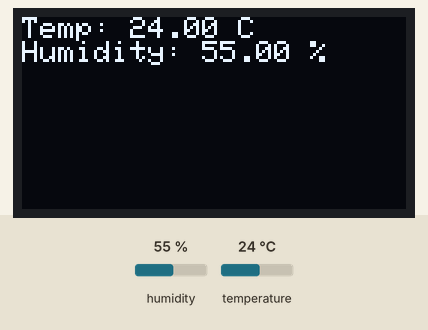
Recording of a sketch running on a simulated Arduino Uno, built with avr-gcc and run on an emulated ATmega328P. Parts: 128×64 one-colour display. The test bench sets the inputs (shaded band); at power-on: humidity 55 %, temperature 24 °C.

Above: at 2.9 s.
3.0 s: humidity set to 22 %
At 5.2 s:
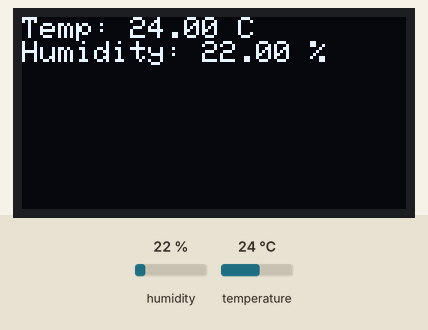
5.8 s: temperature set to 12 °C
At 6.7 s:
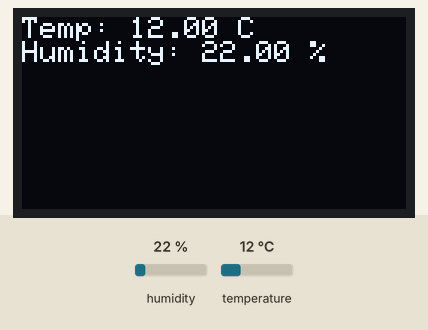
8.6 s: humidity set to 40 %
At 11.0 s:
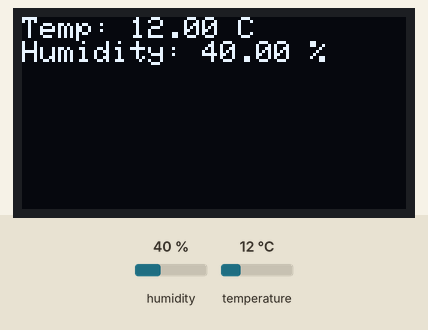
11.8 s: temperature set to 19 °C
Timing chart, 0 to 14.8 s (numbered marks = the images above; inputs shaded):
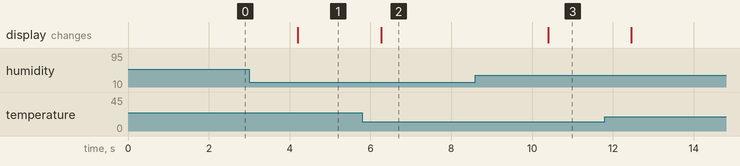

The sketch:

lab7-1.ino
```cpp
#include <DHT.h>
#include <Wire.h>
#include <Adafruit_GFX.h>
#include <Adafruit_SSD1306.h>

#define SCREEN_WIDTH 128  // OLED display width, in pixels
#define SCREEN_HEIGHT 64  // OLED display height, in pixels

// Declaration for an SSD1306 display connected to I2C (SDA, SCL pins)
#define OLED_RESET -1  // Reset pin # (or -1 if sharing Arduino reset pin)

Adafruit_SSD1306 display(SCREEN_WIDTH, SCREEN_HEIGHT, &Wire, OLED_RESET);

#define DHT_PIN 4

DHT dht(DHT_PIN, DHT22);

void setup() {
  Serial.begin(115200);

  if (!display.begin(SSD1306_SWITCHCAPVCC, 0x3C)) {
    Serial.println(F("SSD1306 allocation failed"));
    while (true) {
    }
  }

  display.clearDisplay();
  dht.begin();
}

void loop() {
  float temperature = dht.readTemperature();
  float humidity = dht.readHumidity();
  display.clearDisplay();
  display.setTextSize(1);
  display.setTextColor(WHITE);
  display.setCursor(0, 0);
  display.print("Temp: ");
  display.print(temperature);
  display.println(" C");
  display.print("Humidity: ");
  display.print(humidity);
  display.println(" %");
  display.display();

  delay(1000);
}
```

Measured:
- after the input at 3.0 s, the display: changes after 1.2 s (image 1)
- after the input at 5.8 s, the display: changes after 0.46 s (image 2)
- after the input at 8.6 s, the display: changes after 1.8 s (image 3)
